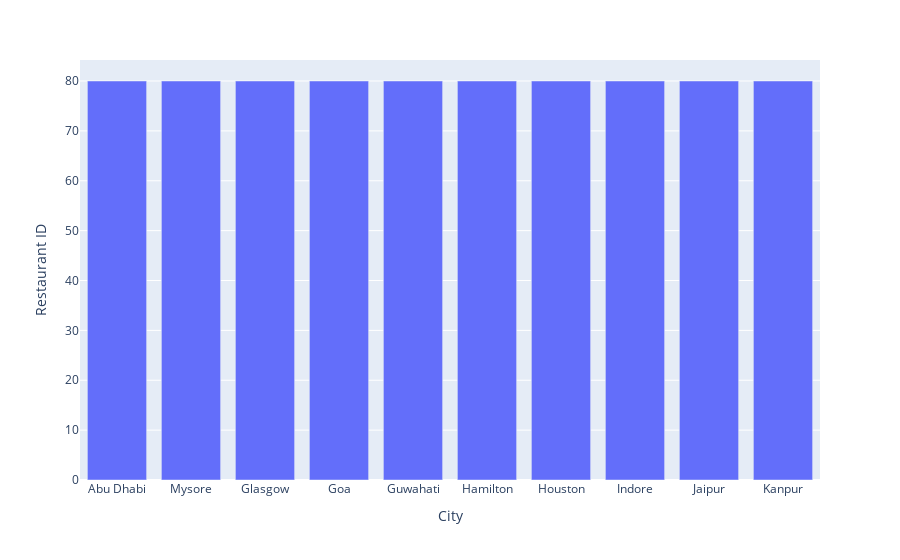

Here is the notebook cell this chart was saved with:
### Markdown cell above
### 1. Qual o nome da cidade que possui mais restaurantes registrados?

### Code cell
df2 = df1.loc[:, ['Restaurant ID', 'City']].groupby('City').count().sort_values(['Restaurant ID'],ascending = False)[0:10].reset_index()
px.bar(df2, x = 'City', y = 'Restaurant ID')

### Figure 1 — Plotly figure (JSON) as saved in the notebook; plotly's stock layout.template omitted (floating-point values rounded to 4 significant figures)
{"data": [{"alignmentgroup": "True", "hovertemplate": "City=%{x}<br>Restaurant ID=%{y}<extra></extra>", "legendgroup": "", "marker": {"color": "#636efa", "pattern": {"shape": ""}}, "name": "", "offsetgroup": "", "orientation": "v", "showlegend": false, "textposition": "auto", "type": "bar", "x": ["Abu Dhabi", "Mysore", "Glasgow", "Goa", "Guwahati", "Hamilton", "Houston", "Indore", "Jaipur", "Kanpur"], "xaxis": "x", "y": [80, 80, 80, 80, 80, 80, 80, 80, 80, 80], "yaxis": "y"}], "layout": {"autosize": true, "barmode": "relative", "legend": {"tracegroupgap": 0}, "margin": {"t": 60}, "xaxis": {"anchor": "y", "autorange": true, "domain": [0, 1], "range": [-0.5, 9.5], "title": {"text": "City"}, "type": "category"}, "yaxis": {"anchor": "x", "autorange": true, "domain": [0, 1], "range": [0, 84.21], "title": {"text": "Restaurant ID"}, "type": "linear"}}}
